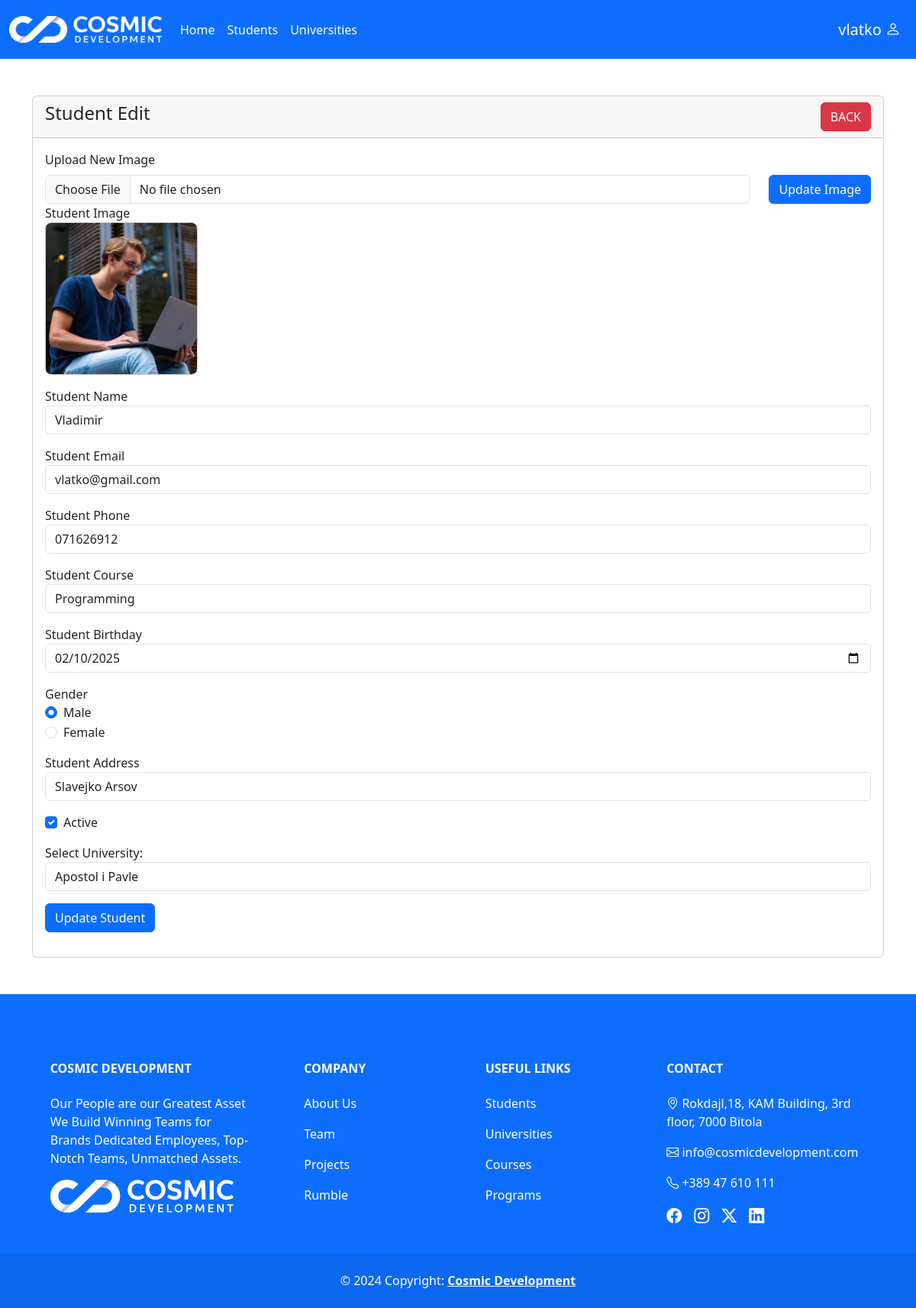
Page /students/student-edit.php?id=3 (signed in) on the committed database.
### tables this page shows
CREATE TABLE `students` (
  `id` int(11) NOT NULL,
  `name` varchar(225) NOT NULL,
  `email` varchar(225) NOT NULL,
  `phone` varchar(225) NOT NULL,
  `course` varchar(225) NOT NULL,
  `birthday` varchar(225) NOT NULL,
  `image` varchar(225) NOT NULL,
  `gender` varchar(225) NOT NULL,
  `address` varchar(225) NOT NULL,
  `status` varchar(225) NOT NULL,
  `university` varchar(225) NOT NULL
);

### students/student-edit.php (the view, shortened to what this page needs)
<?php
require '../includes/db_conn.php';
?>
<!doctype html>
<html lang="en">
  <head>
    <link href="https://cdn.jsdelivr.net/npm/bootstrap@5.3.3/dist/css/bootstrap.min.css" rel="stylesheet">
    <link rel="stylesheet" href="https://cdn.jsdelivr.net/npm/bootstrap-icons@1.11.3/font/bootstrap-icons.min.css">
  </head>
  <body>
    <?php require_once "../components/header.php" ?>
    <div class="d-flex flex-column min-vh-100">
      <div class="container mt-5">
        <div class="row">
          <div class="col-md-12">
            <div class="card">
              <div class="card-header">
                <h4>Student Edit
                  <a href="index.php" class="btn btn-danger float-end">BACK</a>
                </h4>
              </div>
              <div class="card-body">
                <?php
                if (isset($_GET['id'])) {
                  $student_id = $_GET['id'];
                  $stmt = $con->prepare("SELECT * FROM students WHERE id = :id");
                  $stmt->execute(['id' => $student_id]);
                  $student = $stmt->fetch(PDO::FETCH_ASSOC);
                  if ($student) {
                    $upload_dir = '../uploads/';
                    $image_path = $upload_dir . $student['image'];
                ?>
                <form action="code.php" method="POST" enctype="multipart/form-data">
                  <div class="d-flex align-items-end gap-4">
                    <div class="flex-grow-1">
                      <label for="new_image" class="form-label">Upload New Image</label>
                      <input type="file" name="new_image" id="new_image" class="form-control" accept="image/*" required>
                    </div>
                    <button type="submit" name="update_image" class="btn btn-primary">Update Image</button>
                  </div>
                </form>
                <form action="code.php" method="POST" enctype="multipart/form-data">
                  <div class="mb-3">
                    <label>Student Image</label>
                    <div>
                      <?php if (!empty($student['image']) && file_exists($image_path)): ?>
                        <img src="<?= htmlspecialchars($image_path); ?>" alt="Uploaded Image" style="width: 200px; height: 200px; object-fit: cover; border: 1px solid #ccc; border-radius: 8px;">
                      <?php else: ?>
                        <b>No Image!</b>
                      <?php endif; ?>
                    </div>
                  </div>
                  <div class="my-3">
                    <label>Student Name</label>
                    <input type="text" name="name" value="<?= $student['name']; ?>" class="form-control">
                  </div>
                  <div class="mb-3">
                    <label>Student Email</label>
                    <input type="email" name="email" value="<?= $student['email']; ?>" class="form-control">
                  </div>
                  <div class="mb-3">
                    <label>Student Phone</label>
                    <input type="text" name="phone" value="<?= $student['phone']; ?>" class="form-control">
                  </div>
                  <div class="mb-3">
                    <label>Student Course</label>
                    <input type="text" name="course" value="<?= $student['course']; ?>" class="form-control">
                  </div>
                  <div class="mb-3">
                    <label>Student Birthday</label>
                    <input type="date" name="birthday" value="<?= $student['birthday']; ?>" class="form-control">
                  </div>
                  <div class="mb-3">
                    <label>Gender</label>
                    <div class="form-check">
                      <input class="form-check-input" type="radio" name="gender" value="male" <?= ($student['gender'] === 'male') ? 'checked' : ''; ?>>
                      <label class="form-check-label">Male</label>
                    </div>
                    <div class="form-check">
                      <input class="form-check-input" type="radio" name="gender" value="female" <?= ($student['gender'] === 'female') ? 'checked' : ''; ?>>
                      <label class="form-check-label">Female</label>
                    </div>
                  </div>
                  <div class="mb-3">
                    <label>Student Address</label>
                    <input type="text" name="address" value="<?= $student['address']; ?>" class="form-control">
                  </div>
                  <div class="mb-3 form-check">
                    <input type="checkbox" class="form-check-input" name="status" id="status" value="1" <?= isset($student['status']) && $student['status'] == 1 ? 'checked' : ''; ?>>
                    <label class="form-check-label" for="status">Active</label>
                  </div>
                  <div class="mb-3">
                    <label for="university">Select University:</label>
                    <select name="university" id="university" class="form-control" required>
                      <?php
                      $university_query = "SELECT id, university_name FROM universities";
                      $university_stmt = $con->query($university_query);
                      while ($row = $university_stmt->fetch(PDO::FETCH_ASSOC)) {
                        $selected = ($student['university'] == $row['id']) ? 'selected' : '';
                        echo "<option value='" . $row['id'] . "' $selected>" . $row['university_name'] . "</option>";
                      }
                      ?>
                    </select>
                  </div>
                  <div class="mb-3">
                    <button type="submit" name="update_student" class="btn btn-primary">Update Student</button>
                  </div>
                </form>
                <?php
                  } else {
                    echo "<h4>No Such Id Found</h4>";
                  }
                }
                ?>
              </div>
            </div>
          </div>
        </div>
      </div>
      <?php include "../components/footer.php"?>
    </div>
  </body>
</html>

### rows in the picture
students: image (picture), name "Vladimir", email "vlatko@gmail.com", phone "071626912", course "Programming", birthday "02/10/2025", gender "☑", address "Slavejko Arsov", status "☑"

### other values in the picture
$_SESSION["username"] "vlatko"
form field university "Apostol i Pavle"
